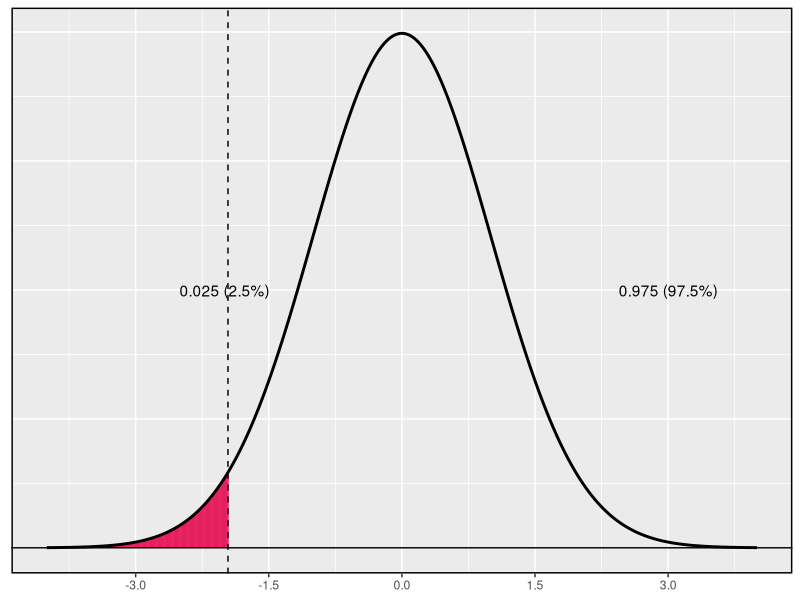

This chart was generated by the following R code:
## ---- chunk 1
knitr::opts_chunk$set(echo = TRUE)
## ---- chunk 2
library(ggplot2)
set.seed(1)
m <- 0#178
s <- 1#8.38
X <- m + s * seq(-4, 4, 0.01)
Y <- dnorm(X, m, s)

gg   <- data.frame(X,Y)

ggplot(data = gg, mapping = aes(x = X, y = Y)) + 
  geom_linerange(data = gg[gg$X < qnorm(p = 0.025, mean = m, sd = s),], 
                 aes(X, ymin = 0, ymax = Y), colour="#E6205F") + 
  geom_path(size = 1) +
  labs(x = NULL, y = NULL) + 
  theme(axis.text.y = element_blank(), axis.ticks.y = element_blank(), 
        axis.line.y = element_blank()) + 
  geom_vline(xintercept = qnorm(p = 0.025, mean = m, sd = s), 
             linetype = "dashed") + 
  geom_hline(yintercept = 0) + 
  annotate("text", x = m - 2*s, 
           y = max(Y)/2,    #Y[which(grepl(m - s, X))], 
           label = "0.025 (2.5%)") + 
    annotate("text", x = m + 3*s, 
           y = max(Y)/2,    #Y[which(grepl(m - s, X))], 
           label = "0.975 (97.5%)") + 
  scale_x_continuous(breaks = seq(m - 3*s, m + 3*s, s*1.5)) +
  theme(panel.border = element_rect(colour = "black", fill=NA, size=1))
